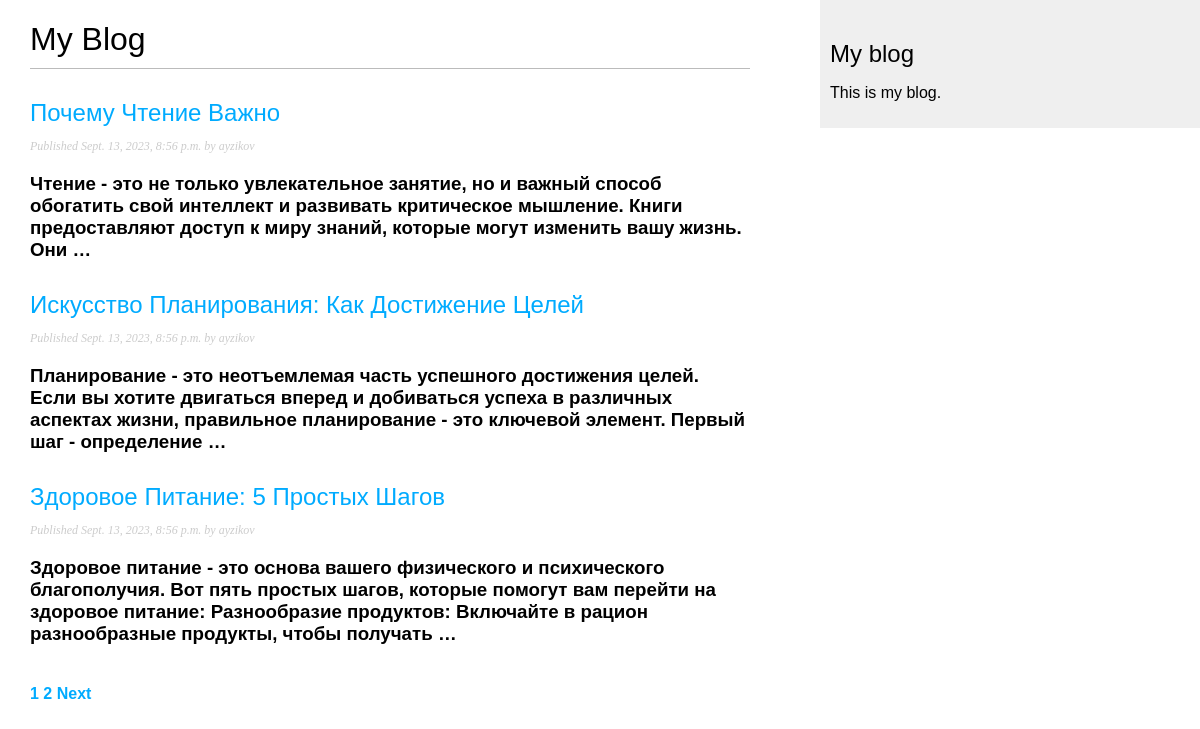
Screenshot of /blog/ with the database file from the repository.
### blog/models.py (models this page shows, shortened)
class Post(models.Model):
    class Meta:
        ordering = ['-publish']
        indexes = [
            models.Index(fields=['-publish'])
        ]
    class Status(models.TextChoices):
        DRAFT = 'DF', 'Draft'
        PUBLISHED = 'PB', 'Published'
    title = models.TextField(max_length=250)
    slug = models.SlugField(max_length=250,
                            unique_for_date='publish')
    author = models.ForeignKey(to=User,
                               on_delete=models.CASCADE,
                               related_name='blog_posts')
    body = models.TextField()
    publish = models.DateTimeField(default=timezone.now())
    created = models.DateTimeField(auto_now_add=True)
    updated = models.DateTimeField(auto_now=True)
    status = models.CharField(max_length=2, choices=Status.choices, default=Status.DRAFT)
    tag = TaggableManager()
    objects = models.Manager()
    published = PostManager()
    def get_absolute_url(self):
        return reverse('blog:post_detail',
                       args=[
                             self.publish.year,
                             self.publish.month,
                             self.publish.day,
                             self.slug
                             ])

### blog/views.py (the view)
# urls.py: path('', views.PostListView.as_view(), name='post_list'),
class PostListView(ListView):
    context_object_name = 'posts'
    paginate_by = 3
    template_name = 'blog/post/list_posts.html'
    queryset = Post.published.all()

### templates/blog/post/list_posts.html (shortened to what this page needs)
{% extends "blog/base.html" %}
{% block content %}
    <h1>My Blog</h1>
    {% for post in page_obj %}
    <h2>
        <a href="{{ post.get_absolute_url }}">{{ post.title }}</a>
    </h2>
    <p class="date">
        Published {{ post.publish }} by {{ post.author }}
    </p>
    <h3>
        {{ post.body|truncatewords:30|linebreaks }}
    </h3>
    {% endfor %}
    {% include "paginator.html" with page_obj=page_obj %}
{% endblock %}

### blog/static/css/blog.css (style rules this page uses)
body { margin: 0; padding: 0; font-family: helvetica, sans-serif; }
a { color: #00abff; text-decoration: none; }
h1 { font-weight: normal; border-bottom: 1px solid #bbb; padding: 0 0 10px 0; }
h2 { font-weight: normal; margin: 30px 0 0; }
p.date { color: #ccc; font-family: georgia, serif; font-size: 12px; font-style: italic; }

### rows the page displays
Post: title "Почему Чтение Важно", publish "Sept. 13, 2023, 8:56 p.m.", author "ayzikov", body "Чтение - это не только увлекательное занятие, но и важный способ обогатить свой интеллект и развивать критическое мышление. Книги предоставляют доступ к миру знаний, которые могут изменить вашу жизнь. Они …"
Post: title "Искусство Планирования: Как Достижение Целей", publish "Sept. 13, 2023, 8:56 p.m.", author "ayzikov", body "Планирование - это неотъемлемая часть успешного достижения целей. Если вы хотите двигаться вперед и добиваться успеха в различных аспектах жизни, правильное планирование - это ключевой элемент. Первый шаг - определение …"
Post: title "Здоровое Питание: 5 Простых Шагов", publish "Sept. 13, 2023, 8:56 p.m.", author "ayzikov", body "Здоровое питание - это основа вашего физического и психического благополучия. Вот пять простых шагов, которые помогут вам перейти на здоровое питание: Разнообразие продуктов: Включайте в рацион разнообразные продукты, чтобы получать …"

### other values shown
{{ page_number }} "1"
{{ page_number }} "2"
